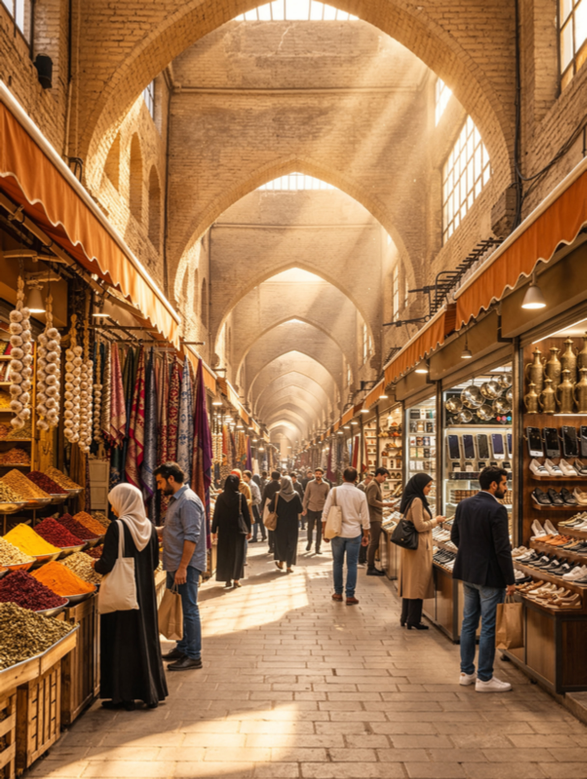
#> input picture marketing/img/c1.jpg, 1760 x 2336 px, given in place of c1.png, which was not available (shown at 1/3 size)
$ python build.py
#> lines starting #> are read from the running program, lines starting #| are printed output that depends on the picture
"""يبني الكتيّبات الستة: PDF للطباعة + صفحات WebP لكتيّب الويب + صور الصفحات.

    python marketing/build.py            # الكل
    python marketing/build.py c1 m2      # كتيّبات محدّدة

A5 مع نزف ٣ ملم. النصوص والباركود متجهات، فتُطبع حادّة بأي حجم.
"""
import base64, io, os, subprocess, sys
import qrcode, qrcode.image.svg
from PIL import Image

HERE = os.path.dirname(os.path.abspath(__file__))
OUT = os.path.join(HERE, 'out')
BACKEND = os.path.expanduser('~/PycharmProjects/balla/balla/static')
CHROME = r'C:\Program Files\Google\Chrome\Application\chrome.exe'
SITE = 'https://shorjeh.com/f/'

# رمز: (لون الأساس, لون غامق, لون فاتح) — كل كتيّب يُعرف من بعيد بلونه.
THEME = {
    'c1': ('#e4611a', '#7a2c05', '#ffecc9'),
    'c2': ('#24120a', '#120803', '#ffc36b'),
    'c3': ('#f6dcae', '#7a2c05', '#fff8ec'),
    'm1': ('#7a2c05', '#3d1502', '#ffecc9'),
    'm2': ('#c24a10', '#5c1f03', '#ffecc9'),
    'm3': ('#f28a1c', '#4a1c04', '#fff2d9'),
}

BOOKS = {
 'c1': dict(
  title='السوق كلّه<br>في جيبك', sub='متاجر العراق في تطبيق واحد', cta='امسح وحمّل الشورجة',
  s2=('من الشورجة إلى هاتفك', 'السوق الذي تعرفه بأقواسه ومظلّاته وبضاعته، صار يُفتح بلمسة. تصفّح متاجر من محافظات العراق، وقارن، واختر على مهلك.'),
  s3=('ماذا تجد فيه؟', ['ملابس وأحذية', 'هواتف وإلكترونيات', 'أدوات المنزل والمطبخ', 'عطور وإكسسوارات', 'وكل ما يعرضه الباعة']),
  s4='لا تحتاج حساباً لتتصفّح.<br>افتح وانظر.',
  s5=('ثلاث خطوات', [('تصفّح', 'ابحث أو تجوّل بين المتاجر بلا تسجيل.'), ('احجز', 'ثبّت المنتج باسمك بضغطة.'), ('استلم', 'يصلك الطلب وتؤكّد الاستلام من التطبيق.')]),
  s6=('أشياء ستحبّها', [('قدّم عرضك', 'السعر لا يناسبك؟ أرسل عرضاً للبائع.'), ('تابع متجرك', 'يصلك جديده أوّلاً بأوّل.'), ('احفظ ما أعجبك', 'مفضّلتك تنتظرك متى رجعت.'), ('كوبونات المتاجر', 'اجمعها واستعملها عند الحجز.')]),
  s7=('قبل أن تسأل', [('هل التصفّح مجاني؟', 'نعم، وبلا حساب. الحساب يلزم حين تحجز.'), ('أين يصل التوصيل؟', 'إلى محافظات العراق الثماني عشرة، والأجرة تظهر قبل التأكيد.'), ('هل أكلّم البائع؟', 'نعم، بمحادثة داخل التطبيق.')]),
  s8='السوق مفتوح.<br>تفضّل.'),
 'c2': dict(
  title='زايد،<br>وخذها بسعرك', sub='مزادات وبثّ مباشر من متاجر العراق', cta='امسح وادخل المزاد',
  s2=('متعة المزاد، من مكانك', 'قطعة تعجبك، ووقت ينتهي، ومزايدون معك. تتابع السعر وهو يتحرّك، وتقرّر أنت أين تقف.'),
  s3=('على ماذا تزايد؟', ['ساعات وتحف', 'هواتف وأجهزة', 'قطع نادرة', 'بضاعة جديدة ومستعملة', 'وكل ما يعرضه الباعة']),
  s4='السعر أنت<br>من يحدّده.',
  s5=('كيف تزايد؟', [('اختر', 'افتح المزاد وشاهد القطعة وتفاصيلها.'), ('زايد', 'ضع مزايدتك وتابعها لحظة بلحظة.'), ('افرح بها', 'فزت؟ أكمل الحجز وتصل إليك.')]),
  s6=('وأكثر من مزاد', [('بثّ مباشر', 'البائع يعرض وأنت تسأل وتحجز.'), ('ريلز', 'مقاطع قصيرة من المتاجر.'), ('إشعارات', 'نخبرك بما يحدث في مزادك.'), ('تواصل', 'اسأل البائع قبل أن تزايد.')]),
  s7=('قبل أن تسأل', [('هل أحتاج حساباً؟', 'للمشاهدة لا. للمزايدة نعم.'), ('هل أدفع مقدّماً؟', 'قد يطلب المزاد عربون مشاركة يظهر لك قبل أن تزايد.'), ('كيف تصلني القطعة؟', 'بالتوصيل إلى محافظتك، وتتابعها من التطبيق.')]),
  s8='المزاد لا ينتظر.<br>ادخل الآن.'),
 'c3': dict(
  title='اطلبها، وافحصها<br>عند بابك', sub='تسوّق من متاجر العراق وأنت مطمئن', cta='امسح وحمّل الشورجة',
  s2=('لأن الثقة أوّلاً', 'كثيرون يتردّدون قبل الشراء من هاتفهم. لذلك بنينا الشورجة حول سؤال واحد: كيف يطمئن المشتري حتى تصل البضاعة إلى يده؟'),
  s3=('ما الذي يطمئنك؟', ['مبلغك محفوظ حتى تؤكّد', 'أجرة التوصيل معروفة مسبقاً', 'تتبّع الطلب خطوة بخطوة', 'تقييمات من مشترين', 'مركز لحلّ النزاعات']),
  s4='مبلغك لا يصل البائع<br>قبل أن تؤكّد.',
  s5=('رحلة طلبك', [('احجز', 'ثبّت المنتج باسمك.'), ('تابع', 'ترى أين وصل طلبك.'), ('أكّد', 'استلم وافحص، ثم أكّد الاستلام.')]),
  s6=('ادفع كما يناسبك', [('عند الاستلام', 'للمنتجات التي تتوفّر لها الخدمة.'), ('عربون', 'جزء الآن والباقي عند الاستلام.'), ('كامل المبلغ', 'ويبقى محفوظاً حتى تؤكّد.'), ('محفظة', 'رصيدك وحركاته أمامك.')]),
  s7=('قبل أن تسأل', [('لو وصلت مختلفة؟', 'افتح نزاعاً من التطبيق ليراجعه فريقنا.'), ('كم أجرة التوصيل؟', 'تظهر لك محسوبة قبل أن تؤكّد.'), ('إلى أين يصل؟', 'إلى محافظات العراق الثماني عشرة.')]),
  s8='اطلب وأنت<br>مطمئن.'),
 'm1': dict(
  title='متجرك مفتوح<br>لكل العراق', sub='افتح متجرك في الشورجة من هاتفك', cta='امسح وافتح متجرك',
  s2=('زبونك ليس في شارعك فقط', 'محلّك يراه من يمرّ أمامه. ومتجرك في الشورجة يراه من يبحث عن بضاعتك في أي محافظة.'),
  s3=('ماذا يصير عندك؟', ['صفحة متجر باسمك', 'بضاعتك بصورها وأسعارها', 'متابعون يصلهم جديدك', 'محادثة مع الزبون', 'تقييمات تبني سمعتك']),
  s4='متجر لا يُغلق<br>بعد العشاء.',
  s5=('ابدأ اليوم', [('سجّل', 'حساب برقم هاتفك.'), ('افتح متجرك', 'اسمه وصورته وموقعه.'), ('اعرض', 'صوّر بضاعتك وضع سعرها.')]),
  s6=('أدوات بين يديك', [('حجوزات منظّمة', 'كل طلب وحالته في مكانه.'), ('توصيل', 'شركات توصيل تستلم منك.'), ('كوبونات', 'اصنع عروضك بنفسك.'), ('محفظة', 'أرباحك وحركاتها أمامك.')]),
  s7=('قبل أن تسأل', [('هل أحتاج محلّاً؟', 'لا. يكفي أن تكون عندك بضاعة.'), ('متى تأخذون نسبة؟', 'عمولة المنصّة تُؤخذ من البيعة حين تتمّ.'), ('من يوصل؟', 'شركات توصيل مرتبطة بالتطبيق.')]),
  s8='مكانك في السوق<br>محجوز.'),
 'm2': dict(
  title='بِع وأنت<br>على الهواء', sub='بثّ مباشر وريلز ومزادات من هاتفك', cta='امسح وابدأ البث',
  s2=('الزبون يشتري ما يراه', 'صورة واحدة لا تكفي. حين يراك الزبون تمسك القطعة وتجيب عن سؤاله، يقرّر أسرع.'),
  s3=('طرق كثيرة لتعرض', ['بثّ مباشر تتكلّم فيه', 'ريلز تبقى بعد البث', 'مزاد لقطعتك المميّزة', 'منتجات بسعر ثابت', 'وكلّها في متجر واحد']),
  s4='هاتفك هو<br>استوديو البيع.',
  s5=('أوّل بثّ لك', [('جهّز', 'اختر البضاعة التي ستعرضها.'), ('ابدأ', 'اضغط بثّ وتكلّم مع زبائنك.'), ('بِع', 'يحجزون القطعة وهم يشاهدون.')]),
  s6=('البث يعمل لك', [('تعليقات مباشرة', 'اسمع زبائنك وجاوبهم.'), ('مشرف معك', 'من يساعدك في إدارة البث.'), ('متابعون', 'يعرفون متى تبثّ.'), ('مزاد في البث', 'ارفع الحماس وبِع القطعة.')]),
  s7=('قبل أن تسأل', [('هل أحتاج كاميرا؟', 'لا، هاتفك يكفي.'), ('هل أحتاج برنامجاً آخر؟', 'لا، البث من داخل التطبيق.'), ('وبعد البث؟', 'تتابع الحجوزات من متجرك.')]),
  s8='أنت على الهواء<br>بعد قليل.'),
 'm3': dict(
  title='وسّع تجارتك<br>بلا محلّ ثانٍ', sub='بيع بالجملة ومندوبون يسوّقون لك', cta='امسح وكبّر تجارتك',
  s2=('بضاعتك عند غيرك أيضاً', 'بدل أن تنتظر الزبون واحداً واحداً، بِع كمّيات لتجّار آخرين، ودع المندوبين يوصلون بضاعتك إلى زبائنهم.'),
  s3=('طريقان للتوسّع', ['جملة: تاجر يطلب كمّية', 'توافق فتنتقل إليه', 'مندوب: يطلب تمثيلك', 'تتّفقان على النسبة', 'وكل شيء مسجّل']),
  s4='بِع أكثر<br>من مكانك.',
  s5=('كيف تبيع بالجملة؟', [('يصلك طلب', 'تاجر يحدّد الكمّية التي يريدها.'), ('توافق', 'تُخصم الكمّية من مخزونك.'), ('تقبض', 'ويصل الثمن إلى محفظتك.')]),
  s6=('ومع المندوبين', [('نسبة متّفق عليها', 'تثبت بعد أن توافق عليها.'), ('أنت من يوافق', 'لا يمثّلك أحد دون قبولك.'), ('حجوزات عبره', 'ترى ما جاء عن طريقه.'), ('محفظة واحدة', 'حركاتك كلّها أمامك.')]),
  s7=('قبل أن تسأل', [('من يحدّد النسبة؟', 'تتّفق عليها مع المندوب وتثبت بعد قبولك.'), ('هل أفقد بضاعتي؟', 'في الجملة تنتقل ملكيّة الكمّية المباعة فقط.'), ('أين أرى أرباحي؟', 'في محفظتك داخل التطبيق.')]),
  s8='تجارتك أكبر<br>من محلّك.'),
}


def uri(path):
    return 'file:///' + path.replace('\\', '/')


def img(name):
    """نسخة JPEG بحجم الطباعة: صور PNG الأصلية تُثقل الـPDF بلا فائدة."""
    dst = os.path.join(OUT, 'img', name + '.jpg')
    if not os.path.exists(dst):
        os.makedirs(os.path.dirname(dst), exist_ok=True)
        src = next(p for p in (os.path.join(HERE, 'img', name + e) for e in ('.jpg', '.png')) if os.path.exists(p))
        im = Image.open(src).convert('RGB')
        w = max(1820, im.width)
        im.resize((w, round(im.height * w / im.width)), Image.LANCZOS).save(dst, quality=90)
    return uri(dst)


def qr(code):
    q = qrcode.QRCode(error_correction=qrcode.constants.ERROR_CORRECT_Q, border=0)
    q.add_data(SITE + code)
    q.make()
    m = q.get_matrix(); n = len(m)
    d = ''.join(f'M{x} {y}h1v1h-1z' for y, r in enumerate(m) for x, v in enumerate(r) if v)
    return f'<svg class="qr" viewBox="-3 -3 {n+6} {n+6}"><rect x="-3" y="-3" width="{n+6}" height="{n+6}" rx="1.6" fill="#fff"/><path d="{d}" fill="#24120a"/></svg>'


# قوس الشعار نفسه (قوس مدبّب) قالباً للصور.
ARCH = 'M0 100V38C0 22 10 17 24 11C36 6 44 4 50 0C56 4 64 6 76 11C90 17 100 22 100 38V100Z'

CSS = '''
@font-face{font-family:Lal;src:url(%(f)s/Lalezar.ttf)}
@font-face{font-family:Taj;font-weight:500;src:url(%(f)s/Tajawal-Medium.ttf)}
@font-face{font-family:Taj;font-weight:800;src:url(%(f)s/Tajawal-ExtraBold.ttf)}
@page{size:154mm 216mm;margin:0}
*{box-sizing:border-box;margin:0;padding:0}
body{font:500 11.6pt/1.65 Taj;color:var(--d);-webkit-print-color-adjust:exact}
.p{position:relative;width:154mm;height:216mm;overflow:hidden;page-break-after:always;background:#fff8ec}
.p:last-child{page-break-after:auto}
.in{position:absolute;inset:17mm 17mm 17mm 17mm;z-index:3}
h1,h2,.big{font-family:Lal;font-weight:400;line-height:1.16}
h2{font-size:33pt;color:var(--d)}
.full{position:absolute;inset:0;width:100%%;height:100%%;object-fit:cover}
.awn{z-index:2;position:absolute;left:0;right:0;top:0;height:22mm;display:block;width:100%%}
.logo{display:flex;align-items:center;gap:3mm;font:400 19pt/1 Lal}
.logo img{width:12mm;height:12mm;border-radius:3mm}
.num{position:absolute;bottom:9mm;left:0;right:0;text-align:center;font:800 9pt Taj;opacity:.6;z-index:4}
.qr{display:block}
.arch{position:absolute}
'''


def awning(a, b, n=14):
    w = 100 / n
    s = ''.join(f'<path d="M{i*w} 0h{w}v9a{w/2} {w/2} 0 0 1 -{w} 0z" fill="{a if i%2 else b}"/>' for i in range(n))
    return f'<svg class="awn" viewBox="0 0 100 13.2" preserveAspectRatio="none">{s}</svg>'


_clip = 0
def arch(src, style, pos='50% 50%'):
    global _clip
    _clip += 1
    i = f'a{_clip}'
    return (f'<div class="arch" style="{style};clip-path:url(#{i})"><img src="{src}" style="width:100%;height:100%;object-fit:cover;object-position:{pos}">'
            f'<svg width="0" height="0" style="position:absolute"><clipPath id="{i}" clipPathUnits="objectBoundingBox"><path transform="scale(.01)" d="{ARCH}"/></clipPath></svg></div>')


def arcade(color, opacity=1):
    """صفّ أقواس الشعار، حاشيةً سفلية."""
    n = 5; w = 100 / n
    s = ''.join(f'<g transform="translate({i*w} 0) scale({w/100} .4)"><path d="M8 100V40C8 24 20 18 30 13C40 8 46 6 50 1C54 6 60 8 70 13C80 18 92 24 92 40V100H78V44C78 30 70 27 62 23C56 20 52 18 50 15C48 18 44 20 38 23C30 27 22 30 22 44V100Z" fill="{color}"/></g>' for i in range(n))
    return f'<svg viewBox="0 0 100 40" preserveAspectRatio="none" style="position:absolute;left:0;right:0;bottom:0;width:100%;height:44mm;opacity:{opacity};z-index:1">{s}</svg>'


def build_html(code):
    b = BOOKS[code]; base, deep, light = THEME[code]
    logo = f'<div class="logo"><img src="{uri(os.path.join(HERE, "..", "assets", "icon", "app_icon.png"))}">الشورجة</div>'
    cover, inner = img(code), img(code + 'b')
    dark_cover = code in ('c2', 'm1')
    pages = []

    # ١ الغلاف: الصورة كاملة، والعنوان أعلاها على تدرّج بلون الكتيّب.
    ink = light if code not in ('c3', 'm3') else deep
    grad = {'c3': '#f9e7c6', 'm3': '#f7b25c', 'c2': '#1a0c05', 'c1': '#b8440c', 'm1': '#4f1a02', 'm2': '#a53c0b'}[code]
    pages.append(f'''<div class="p" style="background:{base}">
      <img class="full" style="top:auto;bottom:0;height:{'150mm' if code in ('c3','m1','m3') else '172mm'};object-position:50% {'75%' if code=='c1' else '100%'}" src="{cover}">
      <div style="position:absolute;inset:0 0 auto 0;height:108mm;background:linear-gradient({grad} 0 58%,{grad}00);z-index:1"></div>
      {awning('#ffecc9','#f28a1c') if code!='m3' else awning('#fff2d9','#c24a10')}
      <div class="in" style="top:29mm;color:{ink};text-align:center">
        <h1 style="font-size:{'44pt' if code in ('c3','m3') else '50pt'};color:{ink}">{b['title']}</h1>
        <p style="font:800 14.5pt/1.4 Taj;margin-top:2.5mm">{b['sub']}</p>
      </div>
      <div style="position:absolute;z-index:4;left:13mm;right:13mm;bottom:13mm;background:#fff8ec;border-radius:7mm;padding:4mm 5mm;display:flex;align-items:center;gap:5mm">
        <div style="width:31mm;flex:none">{qr(code)}</div>
        <div style="flex:1">{logo}<p style="font:800 13.5pt/1.35 Taj;margin-top:2.5mm;color:#b8440c">{b['cta']}</p>
        <p style="font:500 9.5pt Taj;direction:ltr;text-align:right">shorjeh.com/f/{code}</p></div>
      </div></div>''')

    # ٢ الفكرة
    t, p = b['s2']
    pages.append(f'''<div class="p">
      {arch(inner, 'left:27mm;right:27mm;top:17mm;height:108mm')}
      <div class="in" style="top:133mm;text-align:center"><h2>{t}</h2><p style="margin-top:3mm;font-size:13pt">{p}</p></div><div class="num">٢</div></div>''')

    # ٣ القائمة
    t, items = b['s3']
    bg3 = deep if code != 'c3' else '#c24a10'
    rows = ''.join(f'<div style="display:flex;align-items:center;gap:6mm;padding:5.1mm 0;border-bottom:.35mm solid #ffffff40;font:800 17pt/1.3 Taj"><svg width="8mm" height="10mm" viewBox="0 0 100 100" preserveAspectRatio="none" style="flex:none"><path d="{ARCH}" fill="#f28a1c"/></svg>{x}</div>' for x in items)
    pages.append(f'''<div class="p" style="background:{bg3};color:#ffecc9">{arcade('#f28a1c', .16)}
      <div class="in" style="top:26mm"><h2 style="color:#fff;font-size:38pt;margin-bottom:7mm">{t}</h2>{rows}</div><div class="num">٣</div></div>''')

    # ٤ صورة كاملة وجملة
    pages.append(f'''<div class="p"><img class="full" src="{cover}" style="object-position:50% 60%;transform:scale(1.28);transform-origin:{'50% 70%' if code!='c1' else '20% 70%'}">
      <div style="position:absolute;inset:auto 0 0 0;height:120mm;background:linear-gradient(transparent,#1a0c05e6 72%);z-index:1"></div>
      <div class="in big" style="top:auto;bottom:20mm;color:#fff;font-size:41pt;text-align:right">{b['s4']}</div></div>''')

    # ٥ الخطوات: تسلسل فعلي، فالأرقام لها معنى
    t, steps = b['s5']
    rows = ''.join(f'''<div style="display:flex;gap:7mm;align-items:center;margin-bottom:8mm">
       <div style="position:relative;width:25mm;height:33mm;flex:none"><svg viewBox="0 0 100 100" preserveAspectRatio="none" style="position:absolute;inset:0;width:100%;height:100%"><path d="{ARCH}" fill="{'#e4611a'}"/></svg><div style="position:absolute;inset:9mm 0 0 0;text-align:center;font:400 33pt/1 Lal;color:#fff">{n}</div></div>
       <div><div style="font:400 24pt/1.2 Lal;color:{deep}">{h}</div><div style="font-size:13.5pt">{x}</div></div></div>''' for n, (h, x) in zip('١٢٣', steps))
    pages.append(f'''<div class="p" style="background:#ffecc9">{awning('#e4611a','#fff8ec')}
      <div class="in" style="top:36mm"><h2 style="font-size:38pt;margin-bottom:9mm">{t}</h2>{rows}</div><div class="num">٥</div></div>''')

    # ٦ أربع مزايا
    t, feats = b['s6']
    cells = ''.join(f'<div style="border-top:1.2mm solid #e4611a;padding-top:4mm"><div style="font:400 20pt/1.2 Lal;color:{deep}">{h}</div><div style="font-size:12.5pt;line-height:1.55;margin-top:1mm">{x}</div></div>' for h, x in feats)
    pages.append(f'''<div class="p">
      <div class="in" style="top:19mm"><h2 style="font-size:38pt;margin-bottom:6mm">{t}</h2>
      <div style="display:grid;grid-template-columns:1fr 1fr;gap:7mm 9mm">{cells}</div></div>
      {arch(inner, 'left:17mm;right:17mm;bottom:-14mm;height:96mm', '50% 55%')}</div>''')

    # ٧ أسئلة
    t, qs = b['s7']
    rows = ''.join(f'<div style="background:#fff8ec;border-radius:6mm;padding:6mm 7mm;margin-bottom:5.5mm;color:#2b1509"><div style="font:400 19pt/1.3 Lal;color:#b8440c">{q}</div><div style="font-size:13pt">{a}</div></div>' for q, a in qs)
    pages.append(f'''<div class="p" style="background:#e4611a">{arcade('#b8440c', .55)}
      <div class="in" style="top:26mm"><h2 style="color:#fff;font-size:38pt;margin-bottom:8mm">{t}</h2>{rows}</div><div class="num" style="color:#fff">٧</div></div>''')

    # ٨ الغلاف الأخير: الباركود هو البطل
    pages.append(f'''<div class="p" style="background:{'#24120a' if dark_cover else '#e4611a'};color:#ffecc9">{awning('#ffecc9','#f28a1c')}{arcade('#ffecc9', .09)}
      <div class="in" style="top:33mm;text-align:center"><h2 style="color:#fff;font-size:42pt">{b['s8']}</h2>
      <div style="width:72mm;margin:8mm auto 5mm">{qr(code)}</div>
      <p style="font:800 16pt/1.4 Taj">افتح كاميرا هاتفك ووجّهها إلى المربّع</p>
      <p style="font:500 12.5pt Taj;direction:ltr;margin-top:1mm">shorjeh.com/f/{code}</p>
      <div style="display:flex;justify-content:center;margin-top:8mm">{logo}</div></div></div>''')

    style = CSS % {'f': uri(os.path.join(HERE, 'fonts'))}
    return f'<!doctype html><html lang="ar" dir="rtl"><meta charset="utf-8"><title>{code}</title><style>:root{{--d:{deep}}}{style}</style><body>{"".join(pages)}</body></html>'


def chrome(*args):
    subprocess.run([CHROME, '--headless=new', '--disable-gpu', '--hide-scrollbars', '--allow-file-access-from-files',
                    '--virtual-time-budget=8000', f'--user-data-dir={os.path.join(OUT, "_chrome")}', *args],
                   check=True, stdout=subprocess.DEVNULL, stderr=subprocess.DEVNULL, timeout=110)
#> (this line was passed over: subprocess is not available in this run)


def main(codes):
    os.makedirs(OUT, exist_ok=True)
    for code in codes:
        html = os.path.join(OUT, code + '.html')
        open(html, 'w', encoding='utf8').write(build_html(code))
        chrome('--no-pdf-header-footer', f'--print-to-pdf={os.path.join(OUT, f"shorjeh-{code}-print.pdf")}', uri(html))
        # شريط واحد من الصفحات الثماني ثم قصّه، بعد حذف النزف.
        shot = os.path.join(OUT, code + '.png')
        mm = 96 / 25.4; w, h = 154 * mm, 216 * mm; k = 2
        chrome(f'--window-size={round(w)+1},{int(h*8)+4}', f'--force-device-scale-factor={k}', f'--screenshot={shot}', uri(html))
        im = Image.open(shot).convert('RGB')
#> im is the input picture: PIL image 1760x2336 RGB; mean R, G, B 158.4, 115.2, 76.8
        web = os.path.join(BACKEND, 'flipbooks', code); os.makedirs(web, exist_ok=True)
        sheet = Image.new('RGB', (4 * 420, 2 * 596), '#888')
#> sheet: PIL image 1680x1192 RGB; every value is 136
        x_off = im.width - w * k  # الصفحة RTL تُحاذى يميناً
        for n in range(8):
            c = 3 * mm * k
            box = (round(x_off + c), round(n * h * k + c), round(x_off + w * k - c), round((n + 1) * h * k - c))
            pg = im.crop(box)
            pg.resize((1000, 1419), Image.LANCZOS).save(os.path.join(web, f'{n+1}.webp'), quality=80, method=6)
            pg.resize((420, 596), Image.LANCZOS)
            sheet.paste(pg.resize((416, 590), Image.LANCZOS), ((3 - n % 4) * 420 + 2, (n // 4) * 596 + 3))
#> this loop made 8 passes
#> pass 1, in main, `pg = im.crop(box)`:
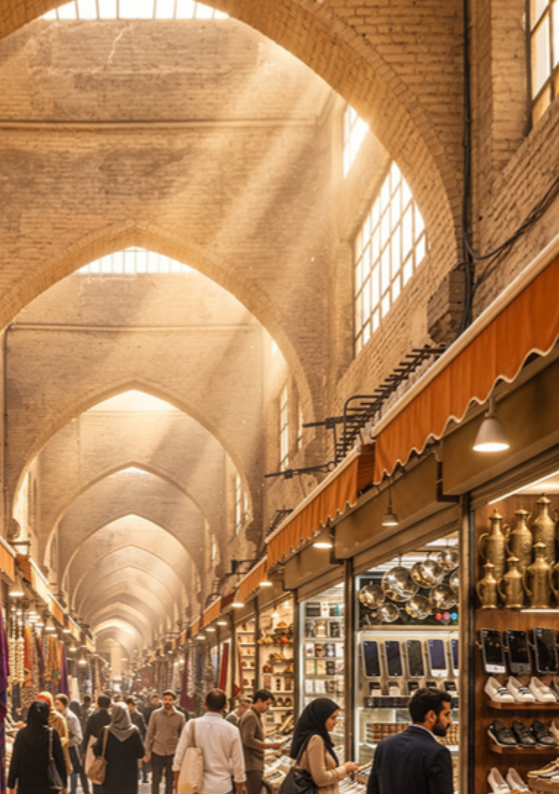
#> pg: PIL image 1118x1587 RGB (shown at 1/2 size); mean R, G, B 172.4, 128.5, 87.5
#> pass 2, in main, `pg = im.crop(box)`:
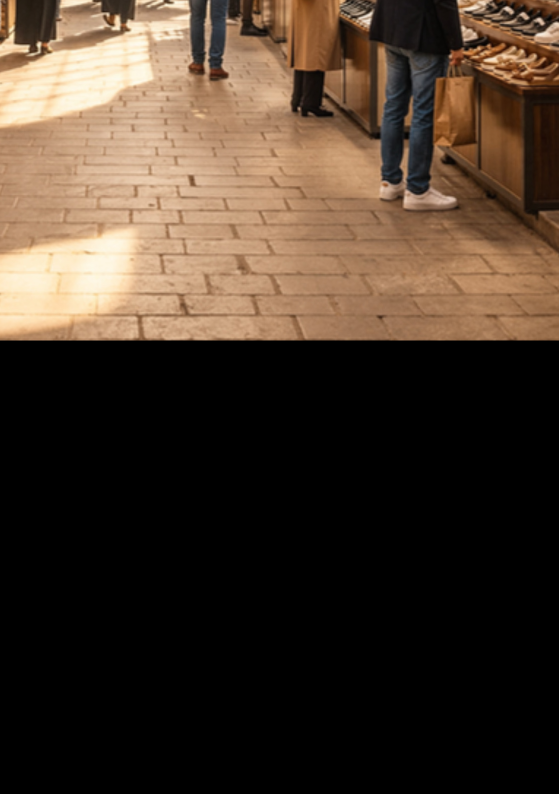
#> pg: PIL image 1118x1588 RGB (shown at 1/2 size); mean R, G, B 69.3, 54.8, 42.2
#> after the loop:
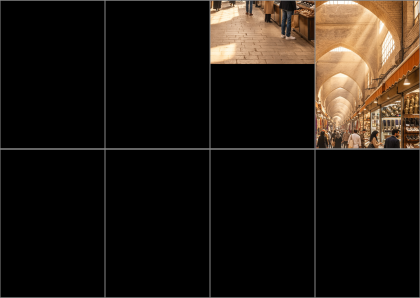
#> sheet: PIL image 1680x1192 RGB (shown at 1/4 size); mean R, G, B 32.3, 25.1, 18.6
        sheet.save(os.path.join(OUT, f'{code}-sheet.png'))
        os.remove(shot)
        land = os.path.join(BACKEND, 'img', 'campaigns'); os.makedirs(land, exist_ok=True)
        src = Image.open(os.path.join(OUT, 'img', code + '.jpg'))
        src.resize((900, round(src.height * 900 / src.width)), Image.LANCZOS).save(os.path.join(land, code + '.jpg'), quality=80, optimize=True)
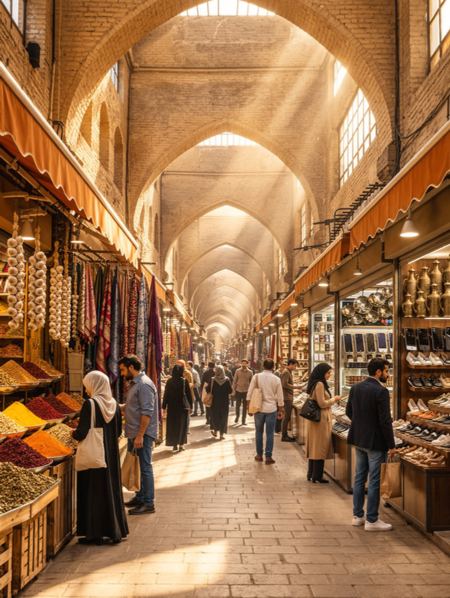
#> saved as c1.jpg: PIL image 900x1195 RGB (shown at 1/2 size); mean R, G, B 158.4, 115.2, 76.8
        print('ok', code)


if __name__ == '__main__':
#> (the run stopped early here; a loop or call above may not have finished)
